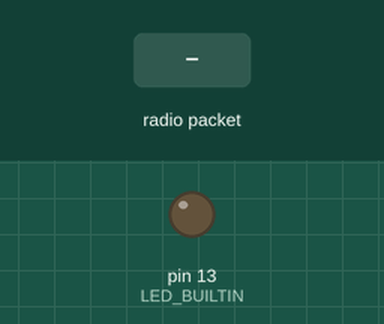
The sketch below on a simulated Arduino Uno, built with avr-gcc and run on an emulated ATmega328P. Parts: output pins drawn as LEDs (lit = HIGH). Dashed ring = blinking. Inputs (shaded band) come from the test bench. No radio packets arrive unless stated; what the sketch prints to the serial monitor is not drawn.

Above: at 0.1 s.
At 2.2 s:
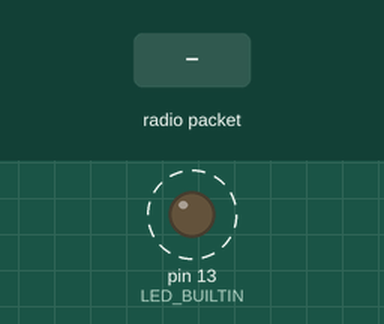
2.3 s: radio packet ";" arrives
Timing chart, 0 to 10.4 s (numbered marks = the images above; inputs shaded):
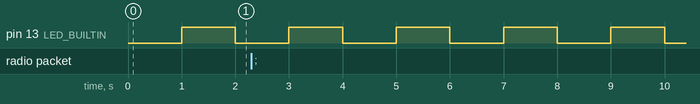

The sketch:

WS_Receiver.ino
```cpp
#include <RH_ASK.h>

#define RXPIN 7
#define TXPIN 6

RH_ASK ask(2000, RXPIN, TXPIN);

void setup() {
  // put your setup code here, to run once:
  delay(1000);
  Serial.begin(9600);
  pinMode(LED_BUILTIN, OUTPUT);
  if(!ask.init()) {
    Serial.println("No ASK transmitter detected");
    while(1);
  }
  digitalWrite(LED_BUILTIN, HIGH);
}

void processMessage(char *buf, int buflen, int *temperature, int *humidity, int *pressure, int *heading) {

  int i = 0, last = 0, j = 0;

  for(i = 0; i <= buflen; i++) {
    if(buf[i] == ';' || i == buflen) {
      int k = 0;
      char *numero = (char *)malloc(((i - last) - 1) * sizeof(char));
      for(j = last + 2; j < i ; j++) {
        // printf("%c", prueba[j]);
        numero[k] = buf[j];
        k++;
      }
      numero[k] = '\0';
      switch (buf[last]) {
        case 'T':
          *temperature = atoi(numero);
          break;
        case 'H':
          *humidity = atoi(numero);
          break;
        case 'P':
          *pressure = atoi(numero);
          break;
        case 'D':
          *heading = atoi(numero);
          break;
      }
      free(numero);
      last = i + 1;
    }
  }
}

void loop() {
  // put your main code here, to run repeatedly:
  static bool led = true;
  unsigned long currentMillis = millis();
  static unsigned long blinker = currentMillis;
  uint8_t buf[RH_ASK_MAX_MESSAGE_LEN];
  uint8_t buflen = sizeof(buf);
  static int temperature = 0, humidity = 0,  pressure = 0, heading = 0, RPM = 0;

  if(currentMillis - blinker >= 1000) {
    if(led) {
      digitalWrite(LED_BUILTIN, LOW);
    } else {
      digitalWrite(LED_BUILTIN, HIGH);
    }
    led = !led;
    blinker = currentMillis;
  }
  if (ask.recv(buf, &buflen)) {
    processMessage((char *)buf, (int)buflen, &temperature, &humidity, &pressure, &heading);
    char buffer[255];
    sprintf(buffer, "%d %d %d %d", temperature, humidity, pressure, heading);
    Serial.println(buffer);
  }
}
```

Measured:
- by itself, pin 13 (LED_BUILTIN): alternates HIGH for 1.0 s and LOW for 1.0 s
